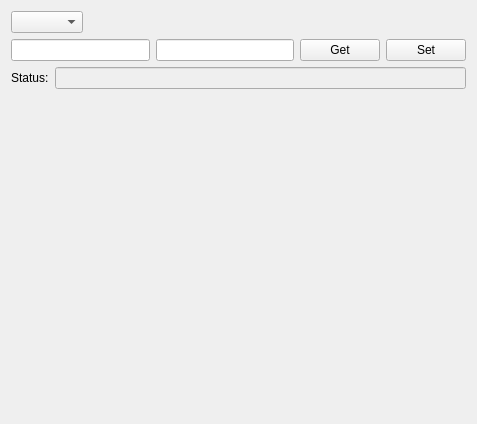
<?xml version="1.0" encoding="UTF-8"?>
<ui version="4.0">
 <class>GtsStationGtlWidget</class>
 <widget class="QWidget" name="GtsStationGtlWidget">
  <property name="geometry">
   <rect>
    <x>0</x>
    <y>0</y>
    <width>477</width>
    <height>424</height>
   </rect>
  </property>
  <property name="windowTitle">
   <string>Form</string>
  </property>
  <layout class="QVBoxLayout" name="verticalLayout">
   <item>
    <layout class="QHBoxLayout" name="horizontalLayout">
     <item>
      <widget class="QComboBox" name="comboGtlKeys"/>
     </item>
     <item>
      <spacer name="horizontalSpacer">
       <property name="orientation">
        <enum>Qt::Horizontal</enum>
       </property>
       <property name="sizeHint" stdset="0">
        <size>
         <width>40</width>
         <height>20</height>
        </size>
       </property>
      </spacer>
     </item>
    </layout>
   </item>
   <item>
    <layout class="QHBoxLayout" name="horizontalLayout_3">
     <item>
      <widget class="QLineEdit" name="editGtlKeyName"/>
     </item>
     <item>
      <widget class="QLineEdit" name="editGtlKeyValue"/>
     </item>
     <item>
      <widget class="QPushButton" name="buttonGetKey">
       <property name="text">
        <string>Get</string>
       </property>
      </widget>
     </item>
     <item>
      <widget class="QPushButton" name="buttonSetKey">
       <property name="text">
        <string>Set</string>
       </property>
      </widget>
     </item>
    </layout>
   </item>
   <item>
    <layout class="QHBoxLayout" name="horizontalLayout_2">
     <item>
      <widget class="QLabel" name="labelStatus">
       <property name="text">
        <string>Status:</string>
       </property>
      </widget>
     </item>
     <item>
      <widget class="QLineEdit" name="editStatus">
       <property name="enabled">
        <bool>false</bool>
       </property>
      </widget>
     </item>
    </layout>
   </item>
   <item>
    <spacer name="verticalSpacer">
     <property name="orientation">
      <enum>Qt::Vertical</enum>
     </property>
     <property name="sizeHint" stdset="0">
      <size>
       <width>20</width>
       <height>372</height>
      </size>
     </property>
    </spacer>
   </item>
  </layout>
 </widget>
 <resources/>
 <connections/>
</ui>
